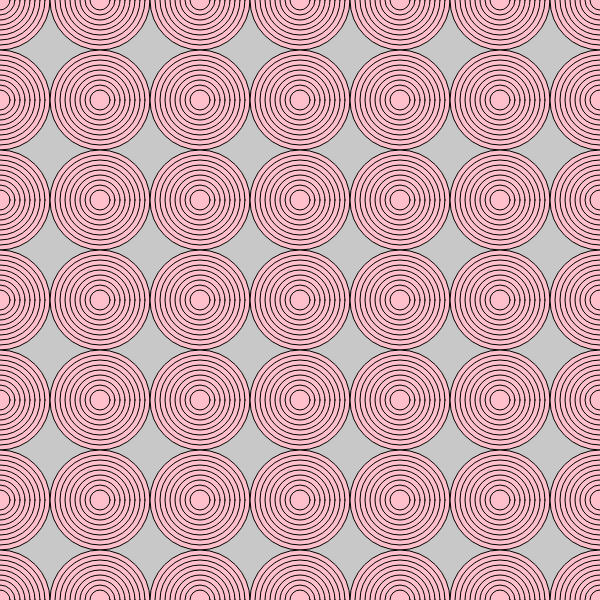
Frame 1 (no input)
Frame 60 (no input): identical to frame 1, image omitted
Frame 120 (the mouse pressed at the canvas centre since frame 60): identical to frame 1, image omitted

The p5.js sketch that drew this single still picture (run headless with seeded random() and noise() and a simulated clock; from frame 60 on, the mouse is pressed at the canvas centre):

// p5.js sketch
// ── sketch.js
// week 03: 3 levels of loops

let maxDiam = 100;
let minDiam = maxDiam / 10;

function setup() {
  createCanvas(600, 600);
}

function draw() {
  background(200, 200, 200);
  fill("pink");

  for (let xpos = 0; xpos <= width; xpos += maxDiam) {
    for (let ypos = 0; ypos <= height; ypos += maxDiam) {
      for (let dim = maxDiam; dim > minDiam; dim -= 10) {
        ellipse(xpos, ypos, dim, dim);
      }
    }
  }
}
